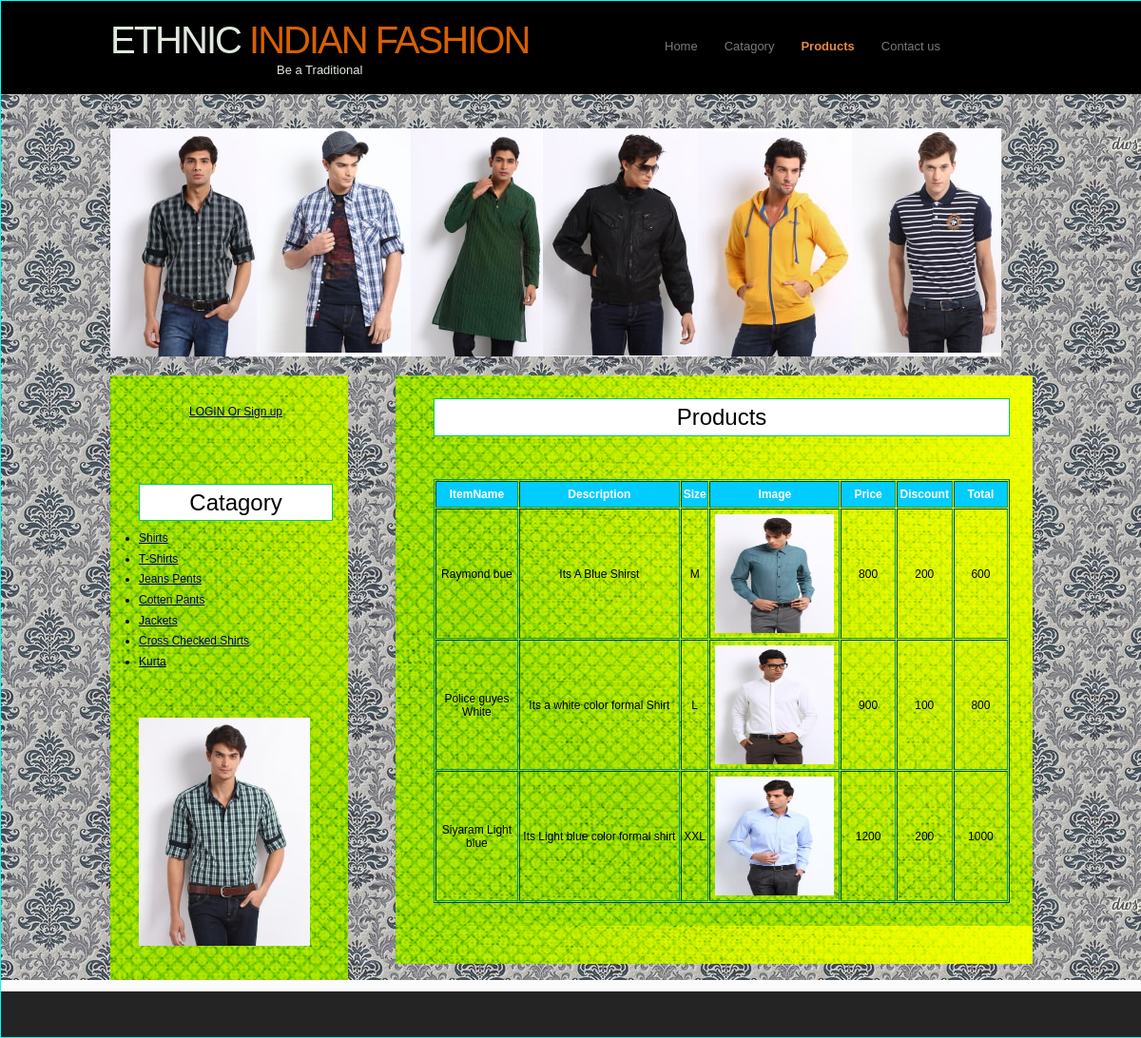
The app's page /products.php?CategoryId=11 with its own data.
### tables this page shows
CREATE TABLE IF NOT EXISTS `item_master` (
  `ItemId` int(11) NOT NULL AUTO_INCREMENT,
  `CategoryId` int(11) NOT NULL,
  `ItemName` varchar(20) NOT NULL,
  `Description` varchar(200) NOT NULL,
  `Size` varchar(10) NOT NULL,
  `Image` varchar(100) NOT NULL,
  `Price` float NOT NULL,
  `Discount` float NOT NULL,
  `Total` float NOT NULL,
  PRIMARY KEY (`ItemId`)
);

CREATE TABLE IF NOT EXISTS `category_master` (
  `CategoryId` int(11) NOT NULL AUTO_INCREMENT,
  `CategoryName` varchar(20) NOT NULL,
  `Description` varchar(200) NOT NULL,
  `Image` varchar(100) NOT NULL,
  PRIMARY KEY (`CategoryId`)
);

### products.php (the view, shortened to what this page needs)
<html>
<head>
<link href="style.css" rel="stylesheet" type="text/css" />
</head>
<body onLoad="MM_preloadImages('img/2.jpg','img/101.png')">
<div class="main">
  <div class="header">
    <div class="header_resize">
      <div class="logo">
         <h1><a href="index.html">ETHNIC<span> INDIAN FASHION</span><small><center>Be a Traditional</center></small></a></h1>
      </div>
      <div class="menu_nav">
        <ul>
           <li><a href="index.php">Home</a></li>
          <li><a href="show_catagory.php">Catagory</a></li>
          <li class="active"><a href="show_products.php">Products</a></li>
          <li><a href="contactus.php">Contact us</a></li>
        </ul>
      </div>
    </div>
  </div>
  <div class="content">
    <div class="content_resize">
      <div class="hbg"><a href="#" onMouseOut="MM_swapImgRestore()" onMouseOver="MM_swapImage('Image41','','img/101.png',1)"><img src="img/100.png" alt="Sorry" width="937" height="240" id="Image41" /></a></div>
      <div class="mainbar">
        <div class="article">
          <h2 align="center">Products</h2>
          <p align="center">&nbsp;</p>
          <div>
            <table width="100%" border="1" cellpadding="1" cellspacing="1">
              <tr>
                <td height="28" width="15%" bordercolor="#669933" bgcolor="#00CCFF"><span class="style10">ItemName</span></td>
                <td bordercolor="#669933" width="30%" bgcolor="#00CCFF"><span class="style10">Description</span></td>
                <td bordercolor="#669933" width="5%" bgcolor="#00CCFF"><span class="style10">Size</span></td>
                <td bordercolor="#669933" width="20%" bgcolor="#00CCFF"><span class="style10">Image</span></td>
                <td bordercolor="#669933" width="10%" bgcolor="#00CCFF"><span class="style10">Price</span></td>
                <td bordercolor="#669933" width="10%" bgcolor="#00CCFF"><span class="style10">Discount</span></td>
                <td bordercolor="#669933" width="10%" bgcolor="#00CCFF"><span class="style10">Total</span></td>
              </tr>
               <?php
			   $Id=$_GET['CategoryId'];
$sql ="SELECT ItemId, ItemName, `Description`, `Size`, Image, Price, Discount, Total FROM item_master WHERE CategoryId =".$Id."";
$result = mysql_query($sql);
while($row = mysql_fetch_array($result))
{
$ItemName=$row['ItemName'];
$Description=$row['Description'];
$Image=$row['Image'];
$Size=$row['Size'];
$Price=$row['Price'];
$Discount=$row['Discount'];
$Total=$row['Total'];
?>
              <tr>
                <td><?php echo $ItemName?></td>
                <td><?php echo $Description ?></td>
                <td><?php echo $Size ?></td>
                <td><img src="Products/<?php echo $Image?>" alt="1" width="125px" height="125px"/></td>
                <td><?php echo $Price ?></td>
                <td><?php echo $Discount ?></td>
                <td><?php echo $Total ?></td>
              </tr>
		 <?php
}
?>
            </table>
          </div>
        </div>
        <div class="article"></div>
      </div>
      <div class="sidebar">
        <div class="gadget">
          <div>
            <p align="center"><a href="index.php"> LOGIN Or Sign up </a></p>
          </div>
        </div>
        <div class="gadget">
          <h2 align="center" class="star">Catagory</h2>
         <div>
            <ul class="side">
              <?php
$sql = "select * from Category_Master";
$result = mysql_query($sql);
while($row = mysql_fetch_array($result))
{
$Id=$row['CategoryId'];
$CategoryName=$row['CategoryName'];
?>
              <li><a href="products.php?CategoryId=<?php echo $Id;?>"><?php echo $CategoryName;?></a></li>
                <?php
	}
?>
            </ul>
          </div>
        </div>
        <div class="gadget">
          <p><a href="#" onMouseOut="MM_swapImgRestore()" onMouseOver="MM_swapImage('Image4','','img/2.jpg',1)"><img src="img/7.jpg" name="Image4" width="180" height="240" border="0" id="Image" /></a></p>
        </div>
      </div>
    </div>
  </div>
  <div class="footer">
    <div class="footer_resize">
    </div>
  </div>
</div>
</body>
</html>

### style.css (style rules this page uses)
body { margin:0; padding:0; width:100%; font-family: Arial, Helvetica, sans-serif; font-size: 12px; font-style: normal; line-height: 1.8em; font-weight: lighter; font-variant: normal; position: absolute; height: auto; border: thin ridge #00FFFF; background-color: #8F8F8F; }
html, .main { padding:0; margin:0; background:#fbfbfb; }
.logo { height:98px; float:left; }
h1 { margin: 0; padding: 17px 0; color: #000000; font: bold 40px/1.2em Arial, Helvetica, sans-serif; letter-spacing: -2px; }
h1 a, h1 a:hover { color:#e1e9df; text-decoration:none; }
h1 span { color:#d76002; }
h1 small { display:block; padding:0; font:normal 13px/1.2em Arial, Helvetica, sans-serif; letter-spacing:normal; }
h2 { height: auto; width: auto; margin-top: 8px; margin-right: 0; margin-bottom: 8px; margin-left: 0; padding-top: 8px; padding-right: 0; padding-bottom: 8px; padding-left: 0; border: thin groove #00CC66; font-family: Arial, Helvetica, sans-serif; font-size: 24px; font-weight: lighter; font-style: normal; color: #000; background-color: #FFFFFF; }
p { margin: 8px 0; padding: 0 0 8px 0; font: normal 12px/1.8em Arial, Helvetica, sans-serif; color: #000; }
a { color:#000066; text-decoration:underline; font-weight: normal; }
.header, .content, .menu_nav, .fbg, .footer, form, ol, ol li, ul, .content .mainbar, .content .sidebar { margin: 0; padding: 0; font-size: 12px; font-weight: bold; font-family: Arial, Helvetica, sans-serif; }
.header { height:98px; background-color: #000000; }
.header_resize { margin:0 auto; padding:0; width:970px; }
.hbg { width:970px; padding:20px 0; }
.menu_nav { margin:0; padding:25px 0 0 20px; float:right; width:400px; }
.menu_nav ul { list-style:none; }
.menu_nav ul li { margin:0; padding:0 2px 0 0; float:left; background:url(images/menu_line.gif) no-repeat right center; }
.menu_nav ul li a { display:block; margin:0; padding:12px 13px; color:#7b7a7a; text-decoration:none; font-size:13px; }
.menu_nav ul li.active a, .menu_nav ul li a:hover { font-weight:bold; color:#e58a42; }
.content { margin-bottom:12px; background-color: #F0F0F0; background-image: url(images/18516-vintage-pattern-1280x800-abstract-wallpaper.jpg); }
.content_resize { margin:0 auto; padding:16px 0 0; width:970px; }
.mainbar { margin:0; padding:0; float:right; width:670px; }
.mainbar img { padding:4px; }
.mainbar .article { margin: 0; padding: 16px 24px 24px 40px; text-align: center; font-size: 12px; font-family: "Segoe UI", "Microsoft Sans Serif"; background-image: url(images/10447-green-fabric-1366x768-abstract-wallpaper.png); }
.sidebar { padding:0; float:left; width:250px; background:#f7f7f7; background-image: url(images/10447-green-fabric-1366x768-abstract-wallpaper.png); }
.sidebar .gadget { margin: 0; padding: 20px 16px 20px 30px; font-weight: bold; }
.footer { color:#959595; background-color:#242424; }
.footer_resize { margin:0 auto; padding:24px 40px; width:890px; }
.main .content .content_resize .mainbar .article div table { text-align: center; }
.main .content .content_resize .mainbar .article div table { text-align: center; border-color: #096; font-size: 12px; font-family: "Segoe UI", "Microsoft Sans Serif"; }
.main .content .content_resize .mainbar .article div table tr td { font-family: Verdana, Geneva, sans-serif; }
.main .content .content_resize .mainbar .article div table tr td { font-family: Arial, Helvetica, sans-serif; }

### records on screen
item_master: ItemName "Raymond bue", Description "Its A Blue Shirst", Size "M", Image (picture), Price "800", Discount "200", Total "600"
item_master: ItemName "Police guyes White", Description "Its a white color formal Shirt", Size "L", Image (picture), Price "900", Discount "100", Total "800"
item_master: ItemName "Siyaram Light blue", Description "Its Light blue color formal shirt", Size "XXL", Image (picture), Price "1200", Discount "200", Total "1000"
category_master: CategoryName "Shirts"
category_master: CategoryName "T-Shirts"
category_master: CategoryName "Jeans Pents"
category_master: CategoryName "Cotten Pants"
category_master: CategoryName "Jackets"
category_master: CategoryName "Cross Checked Shirts"
category_master: CategoryName "Kurta"
